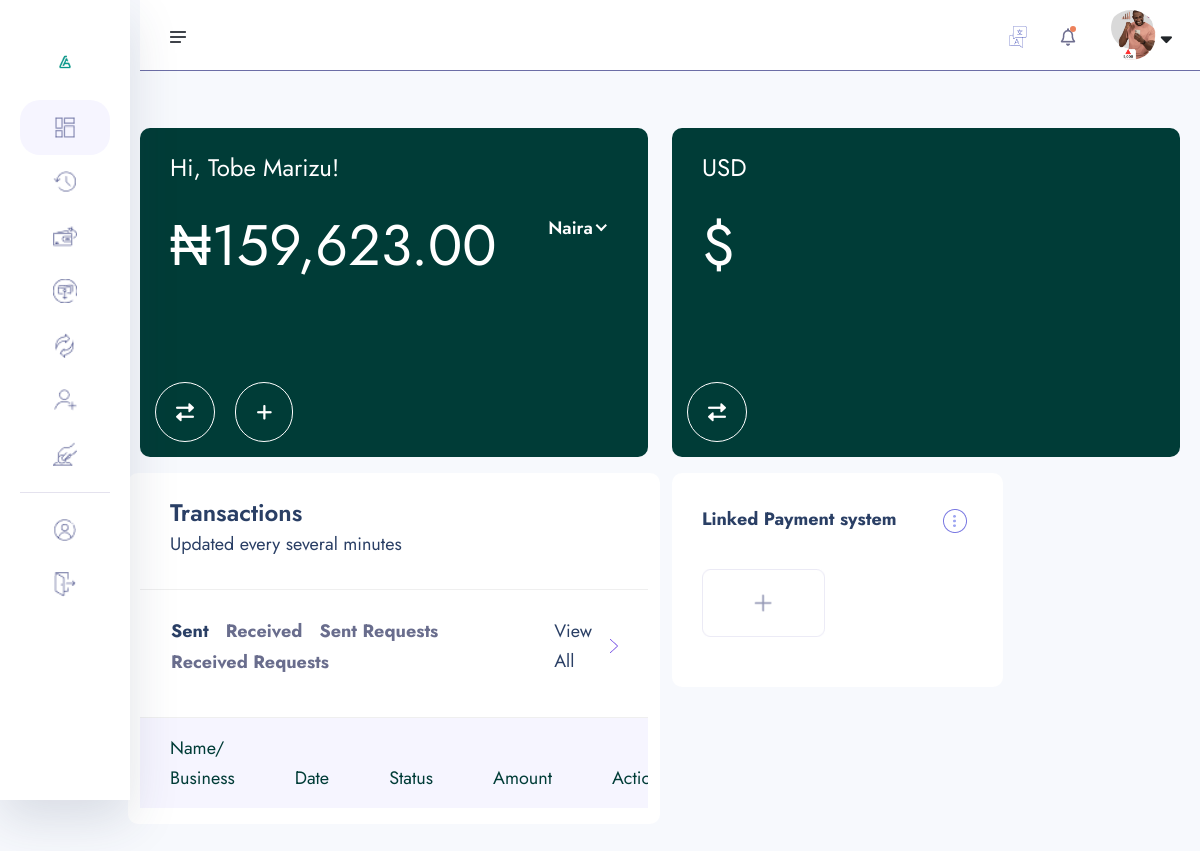
The app's page /process-payment/ (signed in), older data.
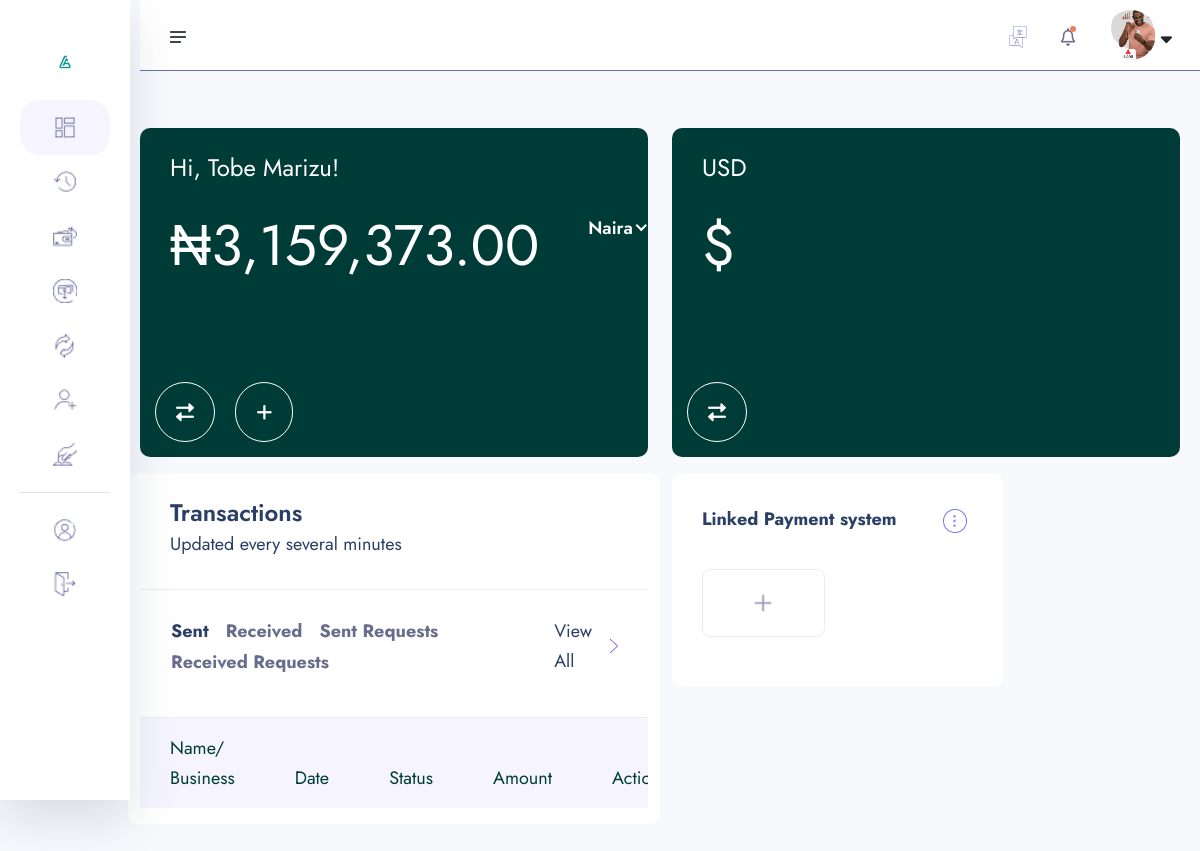
The same page, newer data.
### account/models.py (models this page shows, shortened)
class Account(models.Model):
    id = models.UUIDField(primary_key=True, unique=True, default=uuid.uuid4, editable=False)
    user = models.OneToOneField(User, on_delete=models.CASCADE)
    account_balance = models.DecimalField(max_digits=12, decimal_places=2, default=0.00)
    account_number = ShortUUIDField(unique=True, length=10, max_length=25, prefix="217", alphabet="1234567890")
    account_id = ShortUUIDField(unique=True, length=7, max_length=25, prefix="DEX", alphabet="1234567890")
    pin_number = ShortUUIDField(unique=True, length=4, max_length=7, alphabet="1234567890")
    ref_code = ShortUUIDField(unique=True, length=10, max_length=20, alphabet="abcdefgh1234567890")
    account_status = models.CharField(max_length=100, choices=ACCOUNT_STATUS, default="in-active")
    email_status = models.CharField(max_length=100, choices=EMAIL_STATUS, default="pending")
    phone_status = models.CharField(max_length=100, choices=PHONE_STATUS, default="pending")
    id_status = models.CharField(max_length=100, choices=ID_STATUS, default="pending")
    date= models.DateTimeField(auto_now_add=True)
    kyc_submitted = models.BooleanField(default=False)
    key_confirmed = models.BooleanField(default=False)
    recommended_by = models.ForeignKey(User, on_delete=models.DO_NOTHING, blank=True, null=True, related_name= "recommended_by")
    class Meta:
        ordering = ['-date']

### core/credit_card.py (the view, shortened to what this page needs)
# urls.py: path('process-payment/', credit_card.process_payment, name='process_payment'),
@login_required
def process_payment(request):
    return render(request, 'account/dashboard.html')

### core/context_processor.py (called while the page is built)
def default(request):
    if not request.user.is_authenticated:
        return {}
    try:
        kyc = KYC.objects.get(user=request.user)
    except KYC.DoesNotExist:
        kyc = None
    try:
        account = Account.objects.get(user=request.user)
    except Account.DoesNotExist:
        account = None
    try:
        notifications = Notification.objects.filter(user=request.user).order_by("-id")[:10]
    except:
        notifications = None
    return {
        "kyc": kyc,
        "account": account,
        "notifications":notifications,
    }

### templates/account/dashboard.html (shortened to what the changed rows need)
{% extends "include/dashboard-base.html"%}
{% load static %}
{% block content%}
{% load humanize%}
    <section class="dashboard-section body-collapse">
        <div class="overlay pt-120">
            <div class="container-fruid">
                <div class="row">
                    <div class="col-xl-6 col-lg-7 mt-2">
                        <div class="section-content">
                            <div class="acc-details">
                                <div class="top-area">
                                    <div class="left-side">
                                        <h5>Hi, {{kyc.full_name|title}}!</h5>
                                        <h2>&#8358;{{account.account_balance|intcomma}}</h2>
                                    </div>
                                </div>
                            </div>
                        </div>
                    </div>
                    <div class="col-xl-6 col-lg-7 mt-2">
                        <div class="section-content">
                            <div class="acc-details">
                                <div class="top-area">
                                    <div class="left-side">
                                        <h2>${{dollar_account.dollar_balance|intcomma}}</h2>
                                    </div>
                                </div>
                            </div>
                        </div>
                    </div>
                    <div class="transactions-area col-xl-6  mt-3 col-lg-7  ">
                        <div class="tab-content mt-40">
                            <div class="tab-pane fade show active" id="latest" role="tabpanel" aria-labelledby="latest-tab">
                                <div class="table-responsive">
                                    <table class="table">
                                        <thead>
                                            <tr>
                                                <th scope="col">Name/ Business</th>
                                                <th scope="col">Date</th>
                                                <th scope="col">Status</th>
                                                <th scope="col">Amount</th>
                                                <th scope="col">Action</th>
                                            </tr>
                                        </thead>
                                    </table>
                                </div>
                            </div>
                        </div>
                    </div>
                </div>
            </div>
        </div>
    </section>
    {% endblock content %}

Row changes from the older to the newer data that the page shows:
changed Account: account_balance "159,623.00" → "3,159,373.00"
